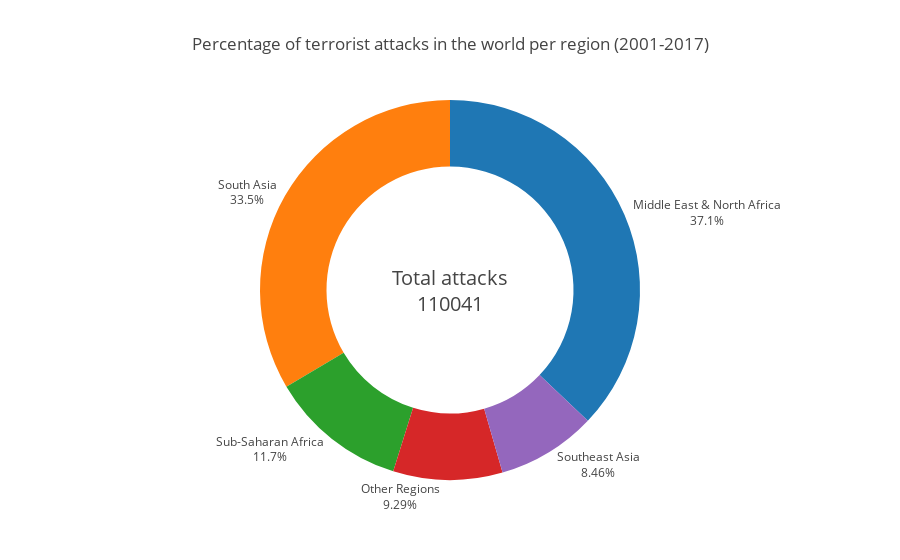

The cell this chart's notebook holds for it:
### Markdown cell above
To substantiate the above information, the image about the percentage of terrorist attacks in the world per region over a timespan since 2001, does not even show Western Europe in their top 5.

### Code cell
def attacks_region_pie():
    data = get_data()

    reg_count = {}
    for a in data.itertuples():
        if a.iyear < 2001:
            continue
        if a.region_txt in reg_count:
            reg_count[a.region_txt] += 1
        else:
            reg_count[a.region_txt] = 1

    # initialize the 'other' category
    reg_count['Other Regions'] = 0

    total_count = sum(reg_count.values())

    should_restart = True
    while should_restart:
        should_restart = False
        for reg, count in reg_count.items():
            if count / total_count < 0.05 and reg != 'Other Regions':
                reg_count['Other Regions'] += count
                del reg_count[reg]
                should_restart = True
                break

    c, r = zip(*sorted([(c, reg) for reg, c in reg_count.items()], reverse=True))
    count = list(c)
    reg = list(r)

    fig = {
        'data': [
            {
                'values': count,
                'labels': reg,
                'textposition': 'outside',
                'textinfo': 'label+percent',
                'hole': .65,
                'type': 'pie'
            }
        ],
        'layout': {
            'title':'Percentage of terrorist attacks in the world per region (2001-2017)',
            'showlegend': False,
            'annotations': [
                {
                    "font": {
                        "size": 20
                    },
                    "showarrow": False,
                    "text": f'Total attacks<br>{sum(count)}'
                }
            ]
        }
    }
    iplot(fig)

attacks_region_pie()

### Figure 1 — Plotly figure (JSON) as saved in the notebook; plotly's stock layout.template omitted (floating-point values rounded to 4 significant figures)
{"data": [{"hole": 0.65, "labels": ["Middle East & North Africa", "South Asia", "Sub-Saharan Africa", "Other Regions", "Southeast Asia"], "textinfo": "label+percent", "textposition": "outside", "type": "pie", "uid": "bdfe1fe6-0164-483c-9886-c861073a1668", "values": [40806, 36855, 12853, 10221, 9306]}], "layout": {"annotations": [{"font": {"size": 20}, "showarrow": false, "text": "Total attacks<br>110041"}], "showlegend": false, "title": {"text": "Percentage of terrorist attacks in the world per region (2001-2017)"}}}
